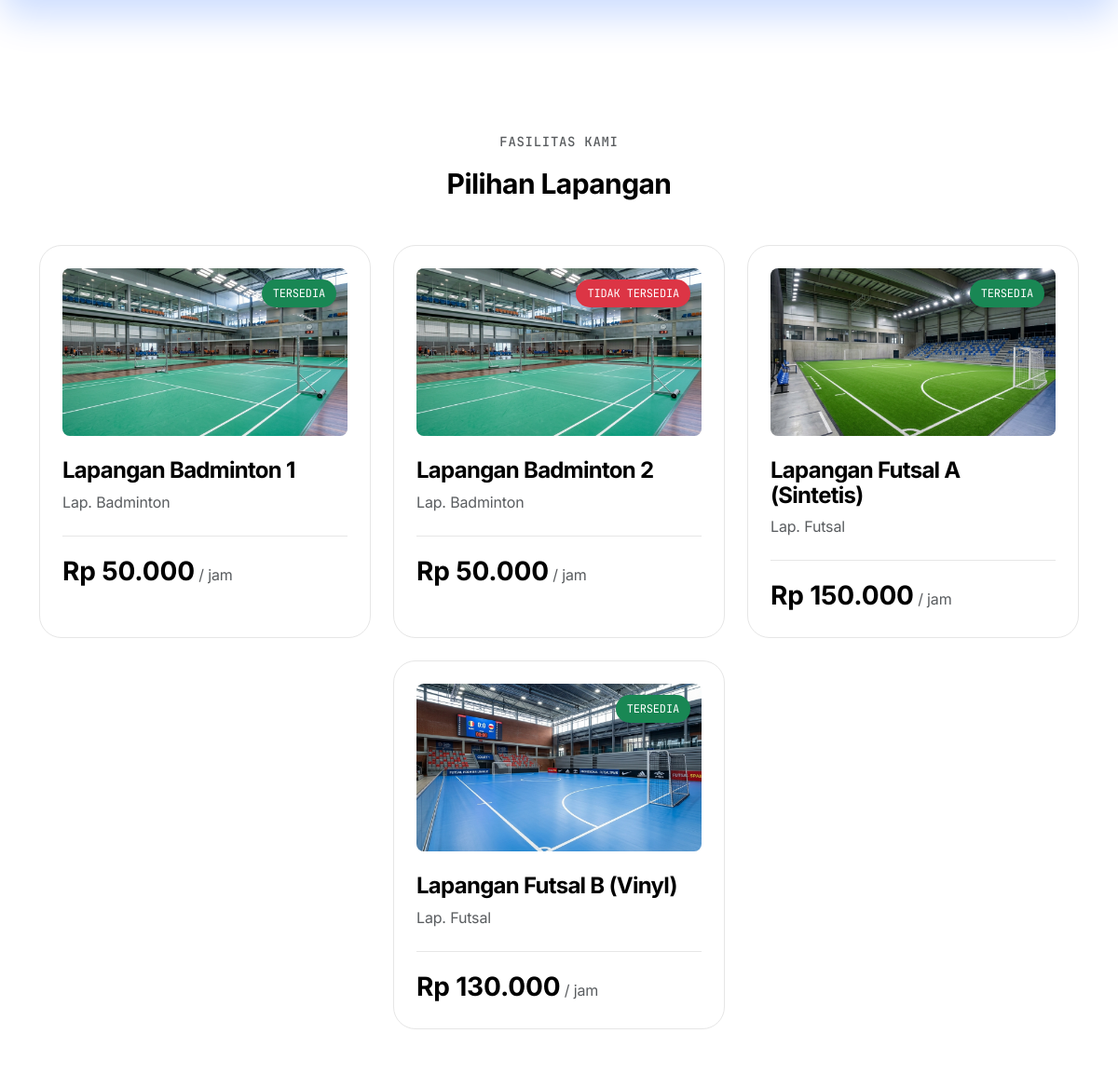
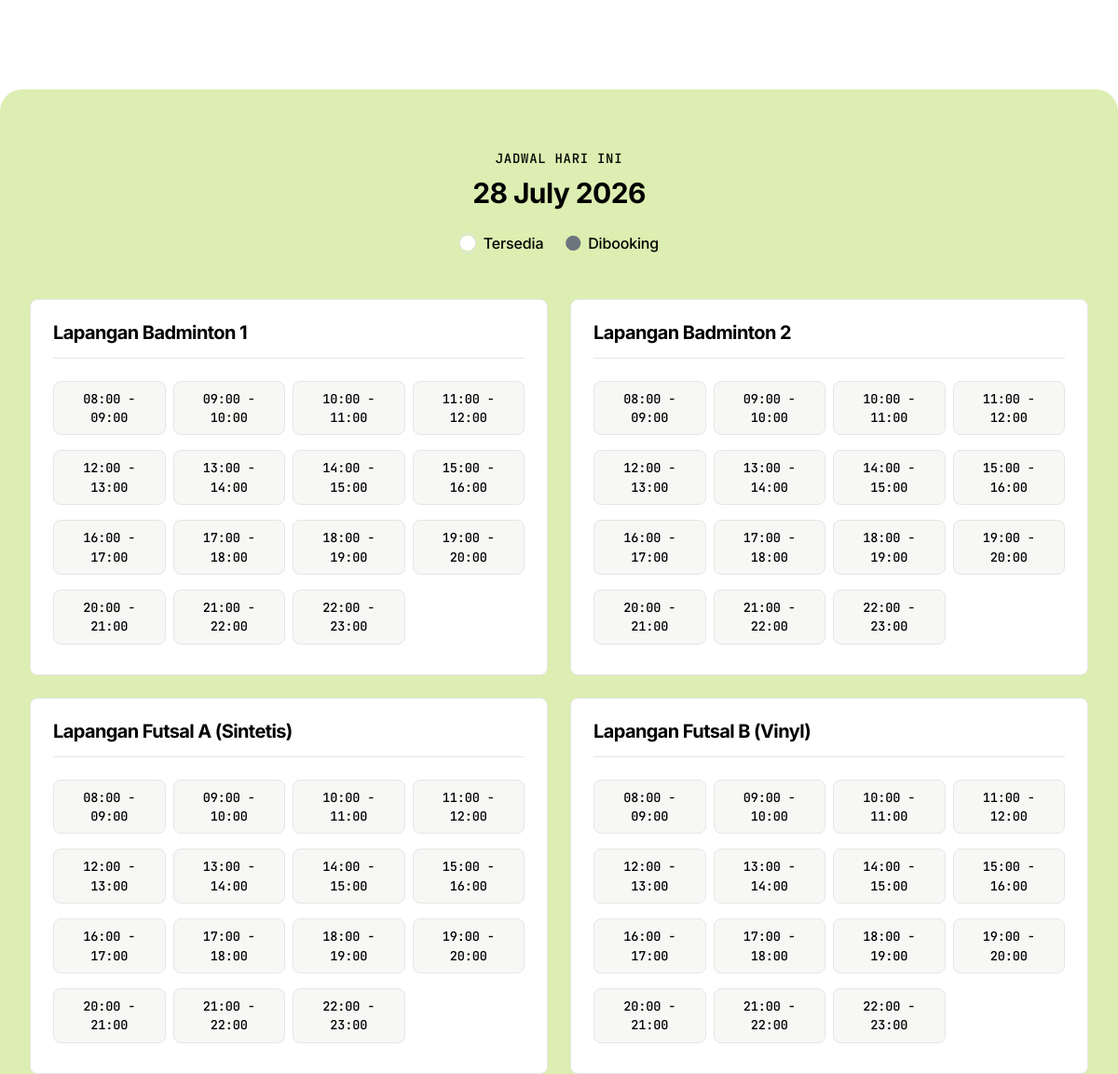
Before: / (middle part) with the older database file (2 pictures, top to bottom).
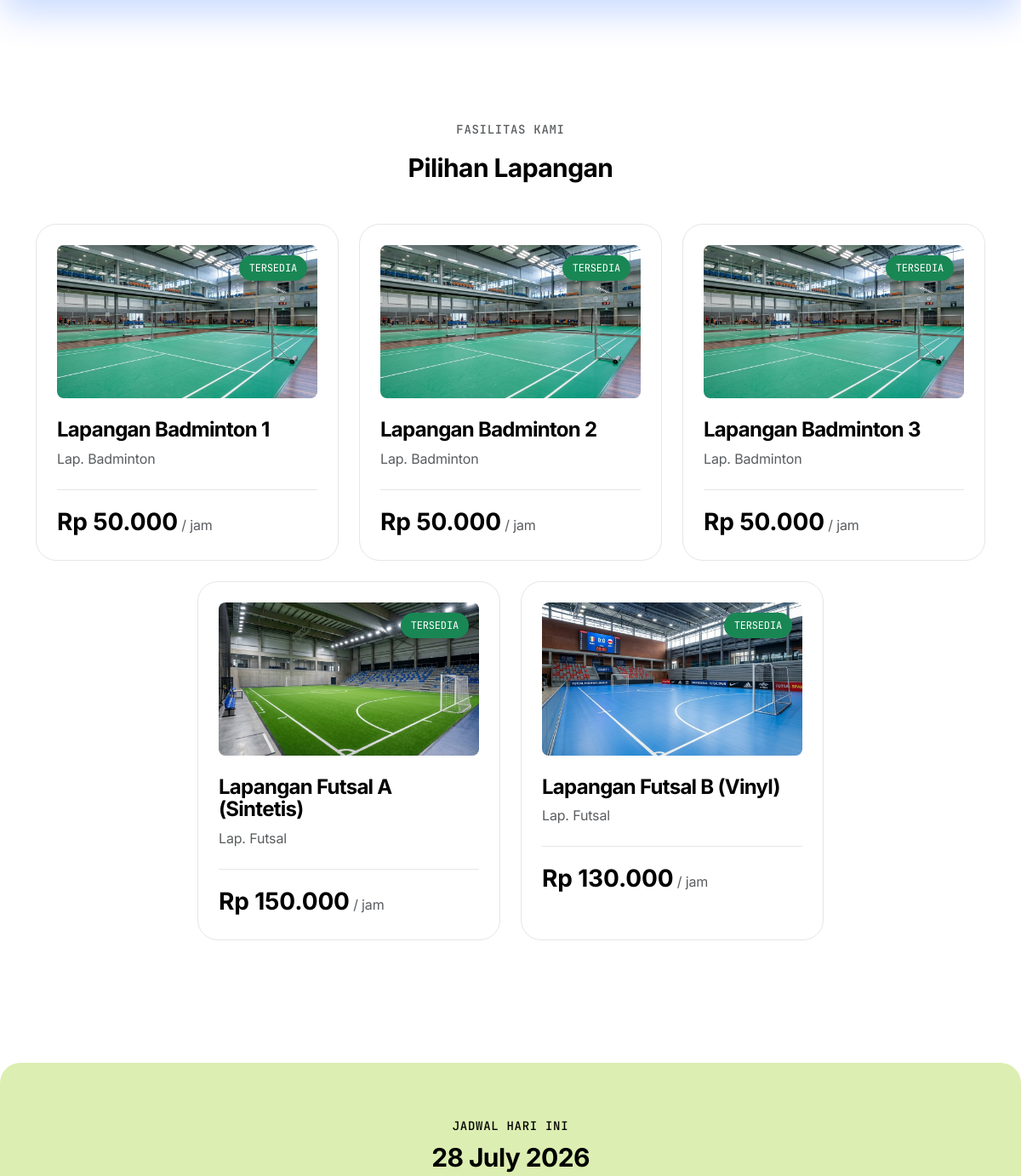
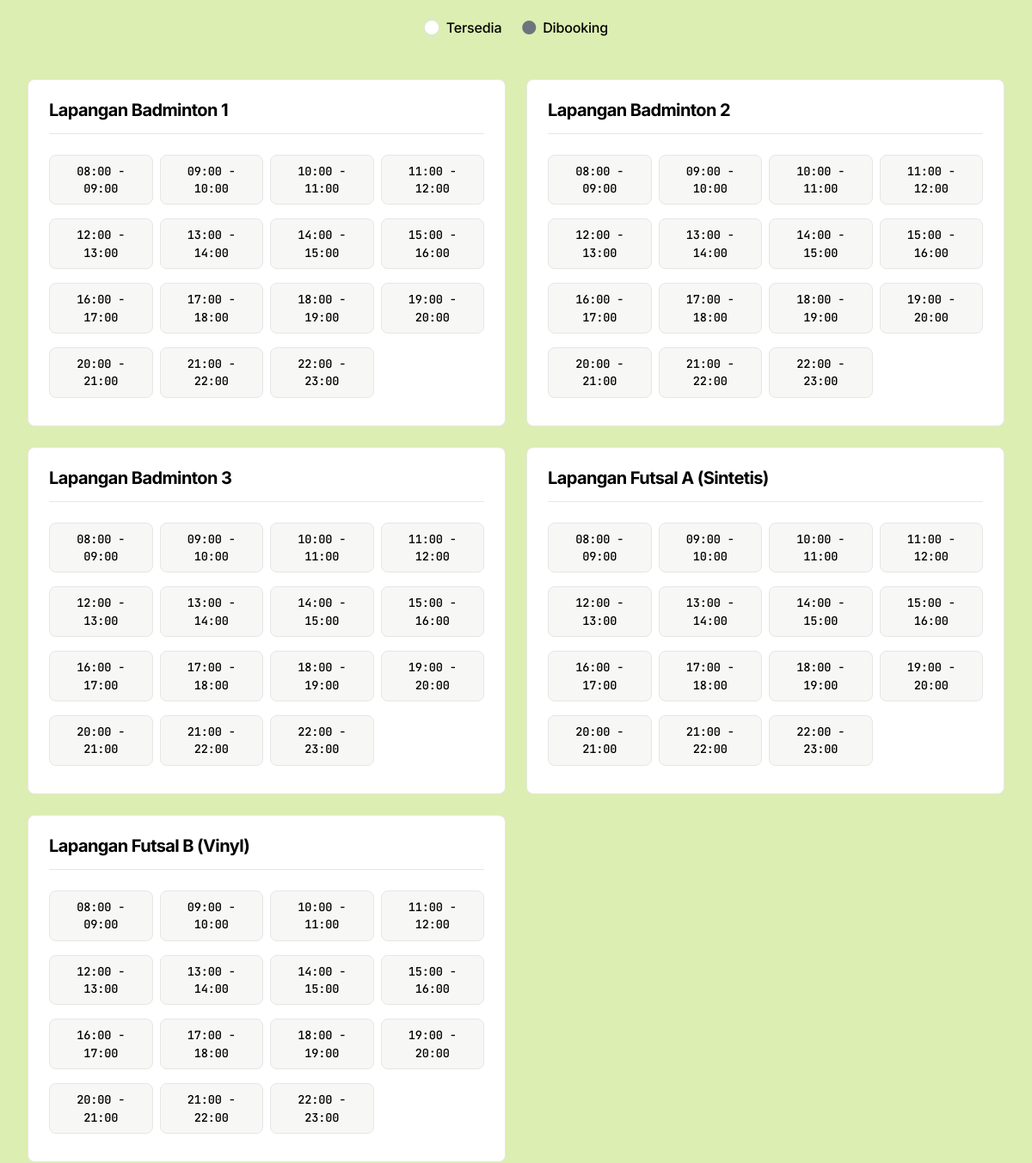
After: the same page with the newer database file (2 pictures, top to bottom).
### tables this page shows
CREATE TABLE IF NOT EXISTS `lapangan` (
  `id_lapangan` INT AUTO_INCREMENT PRIMARY KEY,
  `nama_lapangan` VARCHAR(100) NOT NULL,
  `jenis` VARCHAR(50) NOT NULL,  
  `harga_per_jam` INT NOT NULL,
  `status` ENUM('Tersedia', 'Tidak Tersedia') NOT NULL DEFAULT 'Tersedia'
);

### index.php (the view, shortened to what this page needs)
<?php
require_once 'config/koneksi.php';
$stmt_lapangan = $koneksi->query("SELECT * FROM lapangan ORDER BY nama_lapangan");
$lapangan = $stmt_lapangan->fetchAll();
$booked_slots = [];
?>
<!DOCTYPE html>
<html lang="id">
<head>
    <link href="https://cdn.jsdelivr.net/npm/bootstrap@5.3.0/dist/css/bootstrap.min.css" rel="stylesheet">
    <link href="https://cdn.jsdelivr.net/npm/bootstrap-icons@1.10.5/font/bootstrap-icons.css" rel="stylesheet">
    <link href="assets/css/style.css" rel="stylesheet">
</head>
<body>
    <section id="fasilitas" class="container py-5" style="margin-top: 96px; margin-bottom: 96px;">
        <p class="eyebrow text-muted mb-3 text-center">Fasilitas Kami</p>
        <h2 class="display-lg mb-5 text-center">Pilihan Lapangan</h2>
        <div class="row g-4 justify-content-center">
            <?php foreach($lapangan as $lap): ?>
            <div class="col-md-6 col-lg-4">
                <div class="editorial-card h-100">
                    <div class="court-image-box">
                        <?php
                        $nama_lower = strtolower($lap['nama_lapangan']);
                        if (strpos($nama_lower, 'futsal') !== false) {
                            $img_src = strpos($nama_lower, 'sintetis') !== false ? 'assets/img/futsal_sintetis.png' : 'assets/img/futsal.png';
                        } else {
                            $img_src = 'assets/img/badminton.png';
                        }
                        ?>
                        <img src="<?= $img_src ?>" alt="<?= htmlspecialchars($lap['nama_lapangan']) ?>">
                        <span class="status-badge-absolute <?= $lap['status'] == 'Tersedia' ? 'bg-success text-white' : 'bg-danger text-white' ?>">
                            <?= $lap['status'] ?>
                        </span>
                    </div>
                    <h4 class="mb-2 fw-bold"><?= htmlspecialchars($lap['nama_lapangan']) ?></h4>
                    <p class="text-muted mb-4">Lap. <?= htmlspecialchars($lap['jenis']) ?></p>
                    <div class="mt-auto pt-3 border-top" style="border-color: var(--hairline) !important;">
                        <span class="fs-3 fw-bold">Rp <?= number_format($lap['harga_per_jam'], 0, ',', '.') ?></span>
                        <span class="text-muted fs-6">/ jam</span>
                    </div>
                </div>
            </div>
            <?php endforeach; ?>
        </div>
    </section>
    <section id="jadwal" class="color-block bg-lime">
        <div class="text-center mb-5">
            <p class="eyebrow mb-2">Jadwal Hari Ini</p>
            <h2 class="display-lg"><?= date('d F Y') ?></h2>
            <div class="d-flex justify-content-center gap-4 mt-4">
                <span class="fw-medium"><i class="bi bi-circle-fill text-white border rounded-circle me-2"></i>Tersedia</span>
                <span class="fw-medium"><i class="bi bi-circle-fill text-secondary me-2"></i>Dibooking</span>
            </div>
        </div>
        <div class="row g-4">
            <?php foreach($lapangan as $lap): ?>
            <div class="col-lg-6">
                <div class="schedule-grid-box">
                    <h5 class="fw-bold mb-4 pb-3 border-bottom" style="border-color: var(--hairline) !important;"><?= htmlspecialchars($lap['nama_lapangan']) ?></h5>
                    <div class="row g-2">
                        <?php
                        $id_lap = $lap['id_lapangan'];
                        $jam_sekarang = (int)date('H');
                        for ($jam = 8; $jam <= 22; $jam++):
                            $is_booked = isset($booked_slots[$id_lap]) && in_array($jam, $booked_slots[$id_lap]);
                            $is_past = ($jam < $jam_sekarang);
                            $time_label = sprintf("%02d:00 - %02d:00", $jam, $jam+1);
                        ?>
                            <div class="col-6 col-sm-4 col-md-3">
                                <div class="time-slot-pill <?= ($is_booked || $is_past) ? 'slot-booked' : 'slot-available' ?>" title="<?= $is_past ? 'Sudah lewat' : ($is_booked ? 'Dibooking' : 'Tersedia') ?>">
                                    <?= $time_label ?>
                                </div>
                            </div>
                        <?php endfor; ?>
                    </div>
                </div>
            </div>
            <?php endforeach; ?>
        </div>
    </section>
</body>
</html>

### assets/css/style.css (style rules this page uses)
:root { --primary: #0055ff; --on-primary: #ffffff; --canvas: #ffffff; --ink: #000000; --inverse-canvas: #000000; --inverse-ink: #ffffff; --hairline: #e6e6e6; --surface-soft: #f7f7f5; --block-lime: #dceeb1; --block-lilac: #c5b0f4; --block-cream: #f4ecd6; --block-mint: #c8e6cd; --block-navy: #1f1d3d; --font-sans: 'Inter', -apple-system, sans-serif; --font-mono: 'JetBrains Mono', monospace; --rounded-md: 8px; --rounded-lg: 24px; --rounded-pill: 50px; --sidebar-width: 270px; --sidebar-bg: linear-gradient(180deg, #0B132B 0%, #1C2541 100%); --sidebar-border: rgba(255, 255, 255, 0.1); --sidebar-text: #9ca3af; --bg-light: #f8fafc; --transition: 0.2s ease; }
*, *::before, *::after { box-sizing: border-box; margin: 0; padding: 0; }
body { font-family: var(--font-sans); background: var(--canvas); color: var(--ink); font-size: 16px; font-weight: 400; line-height: 1.5; min-height: 100vh; letter-spacing: -0.01em; }
h1, h2, h3, h4, h5, h6 { font-weight: 700; letter-spacing: -0.03em; color: var(--ink); line-height: 1.1; }
.display-lg { font-size: clamp(1.5rem, 2.5vw, 2rem); font-weight: 700; line-height: 1.2; letter-spacing: -0.02em; }
.eyebrow { font-family: var(--font-mono); font-size: 0.875rem; font-weight: 500; text-transform: uppercase; letter-spacing: 0.05em; }
.color-block { border-radius: var(--rounded-lg); padding: 64px 32px; margin: 32px auto; max-width: 1280px; }
.bg-lime { background-color: var(--block-lime); }
.editorial-card { background-color: var(--canvas); border: 1px solid var(--hairline); border-radius: var(--rounded-lg); padding: 24px; transition: transform var(--transition); }

### index.php (style rules this page uses)
.court-image-box { width: 100%; height: 180px; background-color: var(--surface-soft); border-radius: var(--rounded-md); margin-bottom: 24px; overflow: hidden; position: relative; }
.court-image-box img { width: 100%; height: 100%; object-fit: cover; transition: transform 0.3s ease; }
.status-badge-absolute { position: absolute; top: 12px; right: 12px; font-family: var(--font-mono); font-size: 0.75rem; padding: 6px 12px; border-radius: var(--rounded-pill); text-transform: uppercase; box-shadow: 0 4px 12px rgba(0,0,0,0.1); }
.schedule-grid-box { background-color: var(--canvas); border: 1px solid var(--hairline); border-radius: var(--rounded-md); padding: 24px; height: 100%; }
.time-slot-pill { padding: 8px; text-align: center; border-radius: var(--rounded-md); font-size: 0.85rem; font-weight: 500; margin-bottom: 8px; font-family: var(--font-mono); }
.slot-available { background-color: var(--surface-soft); color: var(--ink); border: 1px solid var(--hairline); }

Changed rows visible on the page:
changed lapangan "Lapangan Badminton 2": status "TIDAK TERSEDIA" → "TERSEDIA"
added lapangan: status "TERSEDIA", nama_lapangan "Lapangan Badminton 3", jenis "Badminton", harga_per_jam "50.000", time_label "08:00 - 09:00", time_label "09:00 - 10:00", time_label "10:00 - 11:00", time_label "11:00 - 12:00", time_label "12:00 - 13:00", time_label "13:00 - 14:00", time_label "14:00 - 15:00", time_label "15:00 - 16:00", time_label "16:00 - 17:00", time_label "17:00 - 18:00", time_label "18:00 - 19:00", time_label "19:00 - 20:00", time_label "20:00 - 21:00", time_label "21:00 - 22:00", time_label "22:00 - 23:00"
